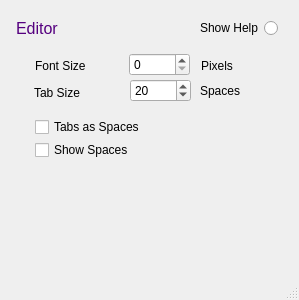
<?xml version="1.0" encoding="UTF-8"?>
<ui version="4.0">
 <class>EditorProp</class>
 <widget class="QDialog" name="EditorProp">
  <property name="geometry">
   <rect>
    <x>0</x>
    <y>0</y>
    <width>299</width>
    <height>300</height>
   </rect>
  </property>
  <property name="sizePolicy">
   <sizepolicy hsizetype="Preferred" vsizetype="Preferred">
    <horstretch>0</horstretch>
    <verstretch>0</verstretch>
   </sizepolicy>
  </property>
  <property name="minimumSize">
   <size>
    <width>290</width>
    <height>300</height>
   </size>
  </property>
  <property name="maximumSize">
   <size>
    <width>600</width>
    <height>900</height>
   </size>
  </property>
  <property name="windowTitle">
   <string>Editor / Debugger</string>
  </property>
  <property name="locale">
   <locale language="Spanish" country="Spain"/>
  </property>
  <property name="sizeGripEnabled">
   <bool>true</bool>
  </property>
  <widget class="QLabel" name="label_4">
   <property name="geometry">
    <rect>
     <x>16</x>
     <y>13</y>
     <width>151</width>
     <height>31</height>
    </rect>
   </property>
   <property name="palette">
    <palette>
     <active>
      <colorrole role="WindowText">
       <brush brushstyle="SolidPattern">
        <color alpha="255">
         <red>85</red>
         <green>0</green>
         <blue>127</blue>
        </color>
       </brush>
      </colorrole>
      <colorrole role="Text">
       <brush brushstyle="SolidPattern">
        <color alpha="255">
         <red>0</red>
         <green>0</green>
         <blue>0</blue>
        </color>
       </brush>
      </colorrole>
     </active>
     <inactive>
      <colorrole role="WindowText">
       <brush brushstyle="SolidPattern">
        <color alpha="255">
         <red>85</red>
         <green>0</green>
         <blue>127</blue>
        </color>
       </brush>
      </colorrole>
      <colorrole role="Text">
       <brush brushstyle="SolidPattern">
        <color alpha="255">
         <red>0</red>
         <green>0</green>
         <blue>0</blue>
        </color>
       </brush>
      </colorrole>
     </inactive>
     <disabled>
      <colorrole role="WindowText">
       <brush brushstyle="SolidPattern">
        <color alpha="255">
         <red>190</red>
         <green>190</green>
         <blue>190</blue>
        </color>
       </brush>
      </colorrole>
      <colorrole role="Text">
       <brush brushstyle="SolidPattern">
        <color alpha="255">
         <red>190</red>
         <green>190</green>
         <blue>190</blue>
        </color>
       </brush>
      </colorrole>
     </disabled>
    </palette>
   </property>
   <property name="font">
    <font>
     <pointsize>12</pointsize>
    </font>
   </property>
   <property name="text">
    <string>Editor</string>
   </property>
   <property name="alignment">
    <set>Qt::AlignLeading|Qt::AlignLeft|Qt::AlignVCenter</set>
   </property>
  </widget>
  <widget class="QTextEdit" name="helpText">
   <property name="geometry">
    <rect>
     <x>300</x>
     <y>11</y>
     <width>291</width>
     <height>278</height>
    </rect>
   </property>
   <property name="acceptDrops">
    <bool>false</bool>
   </property>
   <property name="html">
    <string>&lt;!DOCTYPE HTML PUBLIC &quot;-//W3C//DTD HTML 4.0//EN&quot; &quot;http://www.w3.org/TR/REC-html40/strict.dtd&quot;&gt;
&lt;html&gt;&lt;head&gt;&lt;meta name=&quot;qrichtext&quot; content=&quot;1&quot; /&gt;&lt;style type=&quot;text/css&quot;&gt;
p, li { white-space: pre-wrap; }
&lt;/style&gt;&lt;/head&gt;&lt;body style=&quot; font-family:'Ubuntu'; font-size:11pt; font-weight:400; font-style:normal;&quot;&gt;
&lt;p style=&quot;-qt-paragraph-type:empty; margin-top:0px; margin-bottom:0px; margin-left:0px; margin-right:0px; -qt-block-indent:0; text-indent:0px; font-family:'Sans Serif'; font-size:9pt;&quot;&gt;&lt;br /&gt;&lt;/p&gt;&lt;/body&gt;&lt;/html&gt;</string>
   </property>
   <property name="textInteractionFlags">
    <set>Qt::TextSelectableByKeyboard|Qt::TextSelectableByMouse</set>
   </property>
  </widget>
  <widget class="QRadioButton" name="helpButton">
   <property name="geometry">
    <rect>
     <x>178</x>
     <y>18</y>
     <width>100</width>
     <height>20</height>
    </rect>
   </property>
   <property name="layoutDirection">
    <enum>Qt::RightToLeft</enum>
   </property>
   <property name="text">
    <string>Show Help</string>
   </property>
  </widget>
  <widget class="QLabel" name="fontLabel">
   <property name="geometry">
    <rect>
     <x>35</x>
     <y>55</y>
     <width>85</width>
     <height>21</height>
    </rect>
   </property>
   <property name="text">
    <string>Font Size</string>
   </property>
  </widget>
  <widget class="QLabel" name="tabLabel">
   <property name="geometry">
    <rect>
     <x>34</x>
     <y>83</y>
     <width>96</width>
     <height>20</height>
    </rect>
   </property>
   <property name="text">
    <string>Tab Size</string>
   </property>
  </widget>
  <widget class="QLabel" name="label_5">
   <property name="geometry">
    <rect>
     <x>201</x>
     <y>59</y>
     <width>59</width>
     <height>14</height>
    </rect>
   </property>
   <property name="text">
    <string>Pixels</string>
   </property>
  </widget>
  <widget class="QSpinBox" name="tabSize">
   <property name="geometry">
    <rect>
     <x>130</x>
     <y>79</y>
     <width>61</width>
     <height>23</height>
    </rect>
   </property>
   <property name="minimum">
    <number>1</number>
   </property>
   <property name="maximum">
    <number>100</number>
   </property>
   <property name="value">
    <number>20</number>
   </property>
  </widget>
  <widget class="QCheckBox" name="tabSpaces">
   <property name="geometry">
    <rect>
     <x>35</x>
     <y>117</y>
     <width>152</width>
     <height>20</height>
    </rect>
   </property>
   <property name="text">
    <string>Tabs as Spaces</string>
   </property>
  </widget>
  <widget class="QCheckBox" name="showSpaces">
   <property name="geometry">
    <rect>
     <x>35</x>
     <y>140</y>
     <width>134</width>
     <height>20</height>
    </rect>
   </property>
   <property name="text">
    <string>Show Spaces</string>
   </property>
  </widget>
  <widget class="QLabel" name="label_2">
   <property name="geometry">
    <rect>
     <x>200</x>
     <y>84</y>
     <width>59</width>
     <height>14</height>
    </rect>
   </property>
   <property name="text">
    <string>Spaces</string>
   </property>
  </widget>
  <widget class="QSpinBox" name="fontSize">
   <property name="geometry">
    <rect>
     <x>129</x>
     <y>53</y>
     <width>61</width>
     <height>23</height>
    </rect>
   </property>
   <property name="minimum">
    <number>0</number>
   </property>
   <property name="maximum">
    <number>999</number>
   </property>
  </widget>
 </widget>
 <tabstops>
  <tabstop>helpText</tabstop>
 </tabstops>
 <resources/>
 <connections/>
 <designerdata>
  <property name="gridDeltaX">
   <number>5</number>
  </property>
  <property name="gridDeltaY">
   <number>5</number>
  </property>
  <property name="gridSnapX">
   <bool>false</bool>
  </property>
  <property name="gridSnapY">
   <bool>false</bool>
  </property>
  <property name="gridVisible">
   <bool>true</bool>
  </property>
 </designerdata>
</ui>
